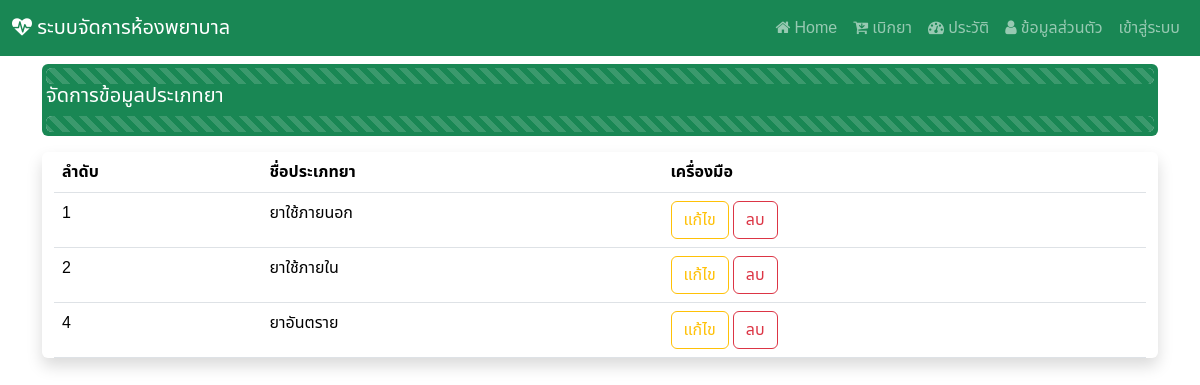
Screenshot of /manage_type with the database file from the repository.
### Hospital_app/models.py (models this page shows, shortened)
class d_type(models.Model):
    type_id = models.AutoField(primary_key=True)
    type_name = models.CharField(max_length=255)

### Hospital_app/views.py (the view)
# urls.py: path('manage_type',views.manage_type),
def manage_type(request):
    show_type = d_type.objects.all()
    context  = {"type" : show_type}
    return render(request,'manage_type.html',context)

### Hospital_app/templates/manage_type.html (shortened to what this page needs)
{% extends "base.html" %}
{% block content %}
<div class="mt-2 p-1 bg-success text-white rounded">
  <div class="progress">
    <div class="progress-bar bg-success progress-bar-striped" style="width:100%"></div>
  </div>
    <h5>จัดการข้อมูลประเภทยา</h5>
    <div class="progress">
      <div class="progress-bar bg-success progress-bar-striped" style="width:100%"></div>
    </div>
  </div>
<div class="container-fluid my-3 justify-content-center align-items-center shadow rounded">
<table class="table table-responsive">
    <thead>
        <tr>
            <th><div class="col d-none d-sm-block">
              ลำดับ
            </div></th>
            <th>ชื่อประเภทยา</th>
            <th>เครื่องมือ</th>
        </tr>
    </thead>
    <tbody>
        {% for i in type %}
        <tr>
            <td>{{i.type_id}}</td>
            <td>{{i.type_name}}</td>
            <td> {% comment %} ปุ่มแก้ไข และ ลบ จะกลายเป็นไอคอนไม่จอลดขนาดลง {% endcomment %}
              <div class="col d-none d-sm-block">
                <a href="editt/{{i.type_id}}" class="btn btn-outline-warning">แก้ไข<a/>
                  <a href="#" class="btn btn-outline-danger" data-bs-toggle="modal"
                  data-bs-target="#deleteConfirmationModal"
                  onclick="setDeleteUrl('deletet/{{i.type_id}}')">
                  ลบ
                    </a>
              </div>
              </td>{% comment %} ปุ่มแก้ไข และ ลบ จะกลายเป็นไอคอนไม่จอลดขนาดลง {% endcomment %}
        </tr>
        {% endfor %}
    </tbody>
</div>
{% endblock  %}

### Hospital_app/templates/base.html (style rules this page uses)
body { font-family: "Noto Sans Thai", sans-serif; }

### rows the page displays
d_type: type_id "1", type_name "ยาใช้ภายนอก"
d_type: type_id "2", type_name "ยาใช้ภายใน"
d_type: type_id "4", type_name "ยาอันตราย"
